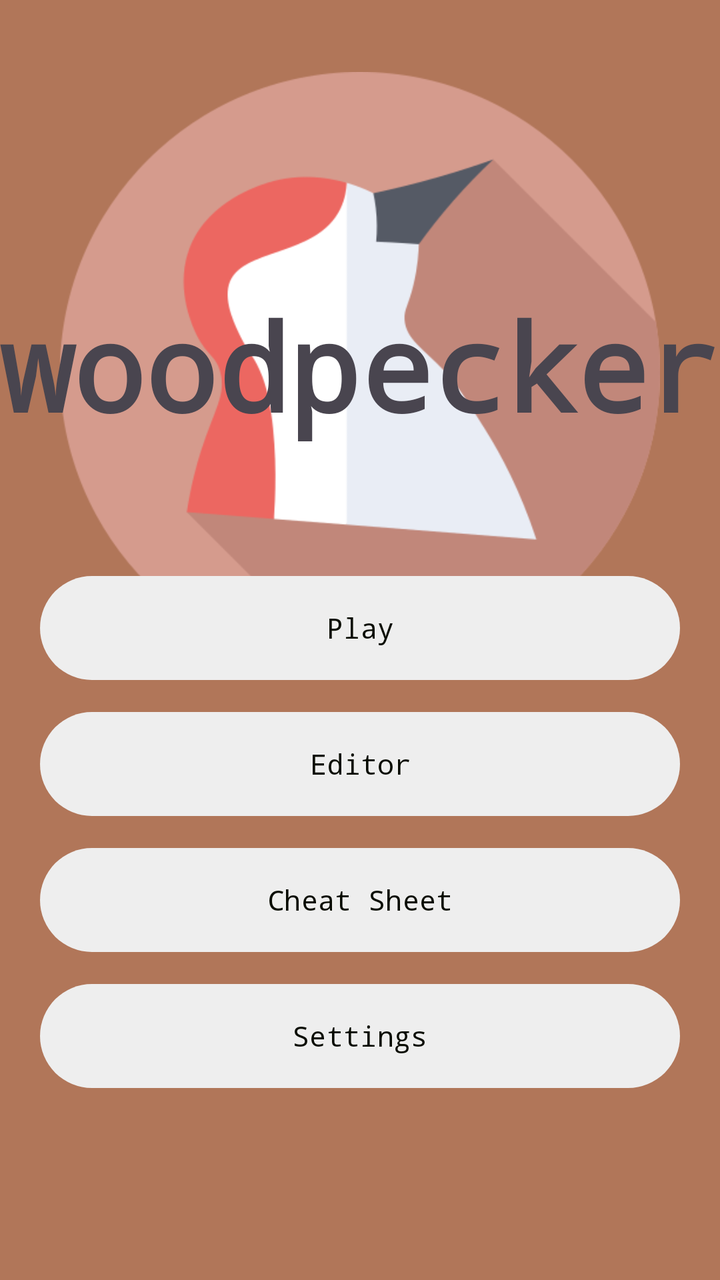
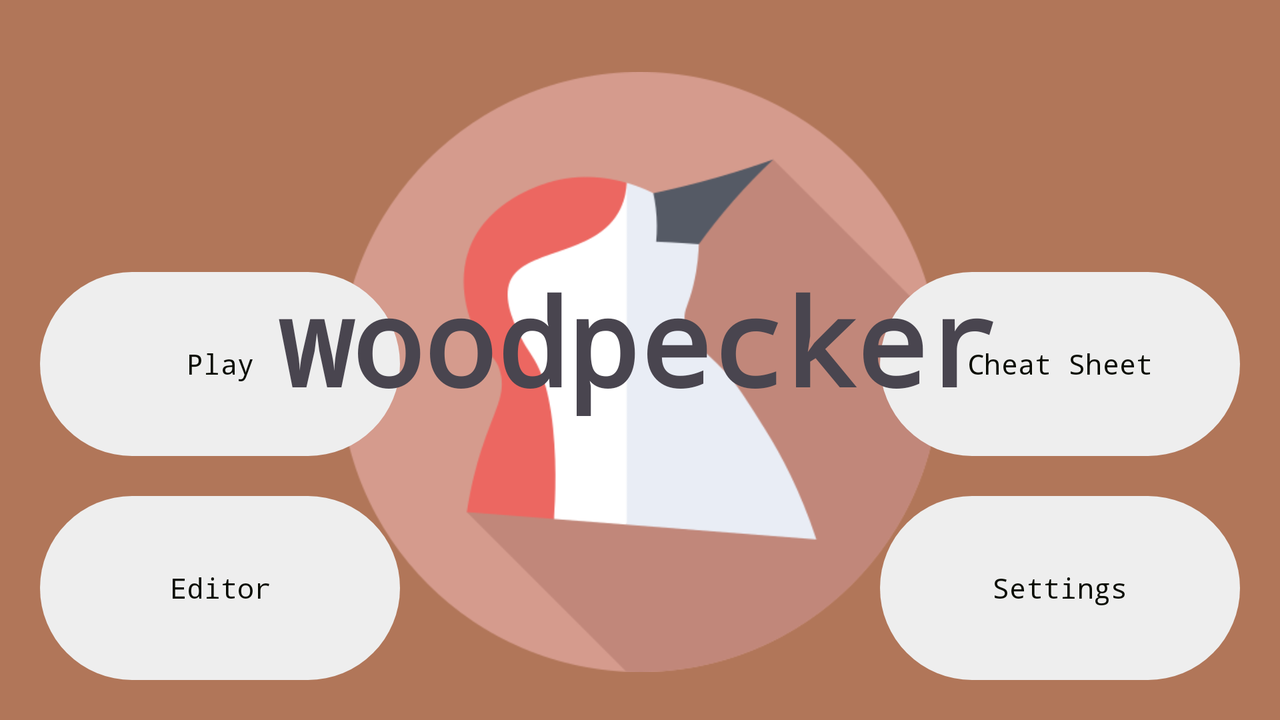

First picture: res/layout/ on a phone held upright. Second picture: the repository's own variant of that layout, on a device whose configuration matches the variant's folder. Source for both follows.
<!-- AndroidManifest.xml: application theme Theme.Woodpecker -->
<!-- res/layout/activity_main.xml -->
<?xml version="1.0" encoding="utf-8"?>
<androidx.constraintlayout.widget.ConstraintLayout xmlns:android="http://schemas.android.com/apk/res/android"
    xmlns:app="http://schemas.android.com/apk/res-auto"
    xmlns:tools="http://schemas.android.com/tools"
    android:id="@+id/main"
    android:layout_width="match_parent"
    android:layout_height="match_parent"
    tools:context=".MainActivity">

    <ImageView
        android:id="@+id/imageView"
        android:layout_width="300dp"
        android:layout_height="300dp"
        android:layout_marginTop="36dp"
        android:src="@drawable/great_spotted_woodpecker"
        app:layout_constraintEnd_toEndOf="parent"
        app:layout_constraintStart_toStartOf="parent"
        app:layout_constraintTop_toTopOf="parent" />

    <Button
        android:id="@+id/editorButton"
        android:layout_width="0dp"
        android:layout_height="60dp"
        android:layout_marginStart="20dp"
        android:layout_marginEnd="20dp"
        android:layout_marginBottom="8dp"
        android:text="@string/editor"
        app:layout_constraintBottom_toTopOf="@+id/cheatButton"
        app:layout_constraintEnd_toEndOf="parent"
        app:layout_constraintHorizontal_bias="0.0"
        app:layout_constraintStart_toStartOf="parent" />

    <Button
        android:id="@+id/playButton"
        android:layout_width="0dp"
        android:layout_height="60dp"
        android:layout_marginStart="20dp"
        android:layout_marginEnd="20dp"
        android:layout_marginBottom="8dp"
        android:text="@string/play"
        app:layout_constraintBottom_toTopOf="@+id/editorButton"
        app:layout_constraintEnd_toEndOf="parent"
        app:layout_constraintHorizontal_bias="0.0"
        app:layout_constraintStart_toStartOf="parent" />

    <Button
        android:id="@+id/cheatButton"
        android:layout_width="0dp"
        android:layout_height="60dp"
        android:layout_marginStart="20dp"
        android:layout_marginEnd="20dp"
        android:layout_marginBottom="8dp"
        android:text="@string/cheat_sheet"
        app:layout_constraintBottom_toTopOf="@+id/configButton"
        app:layout_constraintEnd_toEndOf="parent"
        app:layout_constraintHorizontal_bias="0.0"
        app:layout_constraintStart_toStartOf="parent" />

    <Button
        android:id="@+id/configButton"
        android:layout_width="0dp"
        android:layout_height="60dp"
        android:layout_marginStart="20dp"
        android:layout_marginEnd="20dp"
        android:layout_marginBottom="92dp"
        android:text="@string/settings"
        app:layout_constraintBottom_toBottomOf="parent"
        app:layout_constraintEnd_toEndOf="parent"
        app:layout_constraintHorizontal_bias="0.0"
        app:layout_constraintStart_toStartOf="parent" />

    <TextView
        android:id="@+id/app_title"
        android:layout_width="400dp"
        android:layout_height="87dp"
        android:fontFamily="monospace"
        android:text="@string/app_name"
        android:textAlignment="center"
        android:textSize="60sp"
        android:textStyle="bold"
        app:layout_constraintBottom_toBottomOf="@+id/imageView"
        app:layout_constraintEnd_toEndOf="parent"
        app:layout_constraintStart_toStartOf="parent"
        app:layout_constraintTop_toTopOf="@+id/imageView" />
</androidx.constraintlayout.widget.ConstraintLayout>
<!-- resources referenced by this layout -->
<resources>
  <!-- drawable great_spotted_woodpecker: png bitmap (drawable, 24106 bytes) -->
  <string name="app_name" translatable="false">woodpecker</string>
  <string name="cheat_sheet">Cheat Sheet</string>
  <string name="editor">Editor</string>
  <string name="play">Play</string>
  <string name="settings">Settings</string>
  <style name="Theme.Woodpecker" parent="Base.Theme.Woodpecker" />
  <style name="Base.Theme.Woodpecker" parent="Theme.Material3.DayNight.NoActionBar">
          <item name="colorPrimary">@color/white</item>
          <item name="colorPrimaryVariant">@color/gray</item>
          <item name="colorOnPrimary">@color/black</item>
  
          <item name="colorSecondary">@color/red</item>
          <item name="colorSecondaryVariant">@color/dark_brown</item>
          <item name="colorOnSecondary">@color/white</item>
  
          <item name="android:windowBackground">@color/brown</item>
          <item name="android:fontFamily">monospace</item>
  
  
          <item name="android:alertDialogStyle">@style/CustomAlertDialog</item>
          <item name="android:alertDialogTheme">@style/CustomAlertDialog</item>
          <item name="alertDialogTheme">@style/CustomAlertDialog</item>
      </style>
  <color name="white">#eeeeee</color>
  <color name="gray">#aaaaaa</color>
  <color name="black">#090c02</color>
  <color name="red">#A72608</color>
  <color name="dark_brown">#581905</color>
  <color name="brown">#b17659</color>
  <style name="CustomAlertDialog" parent="Theme.Material3.DayNight.Dialog.Alert">
          <item name="android:background">@color/brown</item>
      </style>
</resources>
<!-- res/layout-land/activity_main.xml (the repository's variant of the layout above) -->
<!-- drawn on the phone turned sideways -->
<?xml version="1.0" encoding="utf-8"?>
<androidx.constraintlayout.widget.ConstraintLayout xmlns:android="http://schemas.android.com/apk/res/android"
    xmlns:app="http://schemas.android.com/apk/res-auto"
    xmlns:tools="http://schemas.android.com/tools"
    android:id="@+id/main"
    android:layout_width="match_parent"
    android:layout_height="match_parent"
    tools:context=".MainActivity">

    <ImageView
        android:id="@+id/imageView"
        android:layout_width="300dp"
        android:layout_height="300dp"
        android:layout_marginTop="36dp"
        android:src="@drawable/great_spotted_woodpecker"
        app:layout_constraintEnd_toEndOf="parent"
        app:layout_constraintStart_toStartOf="parent"
        app:layout_constraintTop_toTopOf="parent" />

    <Button
        android:id="@+id/editorButton"
        android:layout_width="180dp"
        android:layout_height="100dp"
        android:layout_marginStart="20dp"
        android:layout_marginEnd="20dp"
        android:layout_marginBottom="16dp"
        android:text="@string/editor"
        app:layout_constraintBottom_toBottomOf="parent"
        app:layout_constraintEnd_toEndOf="parent"
        app:layout_constraintHorizontal_bias="0.0"
        app:layout_constraintStart_toStartOf="parent" />

    <Button
        android:id="@+id/playButton"
        android:layout_width="180dp"
        android:layout_height="100dp"
        android:layout_marginStart="20dp"
        android:layout_marginEnd="20dp"
        android:layout_marginBottom="12dp"
        android:text="@string/play"
        app:layout_constraintBottom_toTopOf="@+id/editorButton"
        app:layout_constraintEnd_toEndOf="parent"
        app:layout_constraintHorizontal_bias="0.0"
        app:layout_constraintStart_toStartOf="parent" />

    <Button
        android:id="@+id/configButton"
        android:layout_width="180dp"
        android:layout_height="100dp"
        android:layout_marginStart="20dp"
        android:layout_marginEnd="20dp"
        android:layout_marginBottom="16dp"
        android:text="@string/settings"
        app:layout_constraintBottom_toBottomOf="parent"
        app:layout_constraintEnd_toEndOf="parent"
        app:layout_constraintHorizontal_bias="1.0"
        app:layout_constraintStart_toStartOf="parent" />

    <Button
        android:id="@+id/cheatButton"
        android:layout_width="180dp"
        android:layout_height="100dp"
        android:layout_marginStart="20dp"
        android:layout_marginEnd="20dp"
        android:layout_marginBottom="12dp"
        android:text="@string/cheat_sheet"
        app:layout_constraintBottom_toTopOf="@+id/configButton"
        app:layout_constraintEnd_toEndOf="parent"
        app:layout_constraintHorizontal_bias="1.0"
        app:layout_constraintStart_toStartOf="parent" />

    <TextView
        android:id="@+id/app_title"
        android:layout_width="400dp"
        android:layout_height="87dp"
        android:fontFamily="monospace"
        android:text="@string/app_name"
        android:textAlignment="center"
        android:textSize="60sp"
        android:textStyle="bold"
        app:layout_constraintBottom_toBottomOf="@+id/imageView"
        app:layout_constraintEnd_toEndOf="parent"
        app:layout_constraintHorizontal_bias="0.498"
        app:layout_constraintStart_toStartOf="parent"
        app:layout_constraintTop_toTopOf="@+id/imageView"
        app:layout_constraintVertical_bias="0.441" />
</androidx.constraintlayout.widget.ConstraintLayout>
